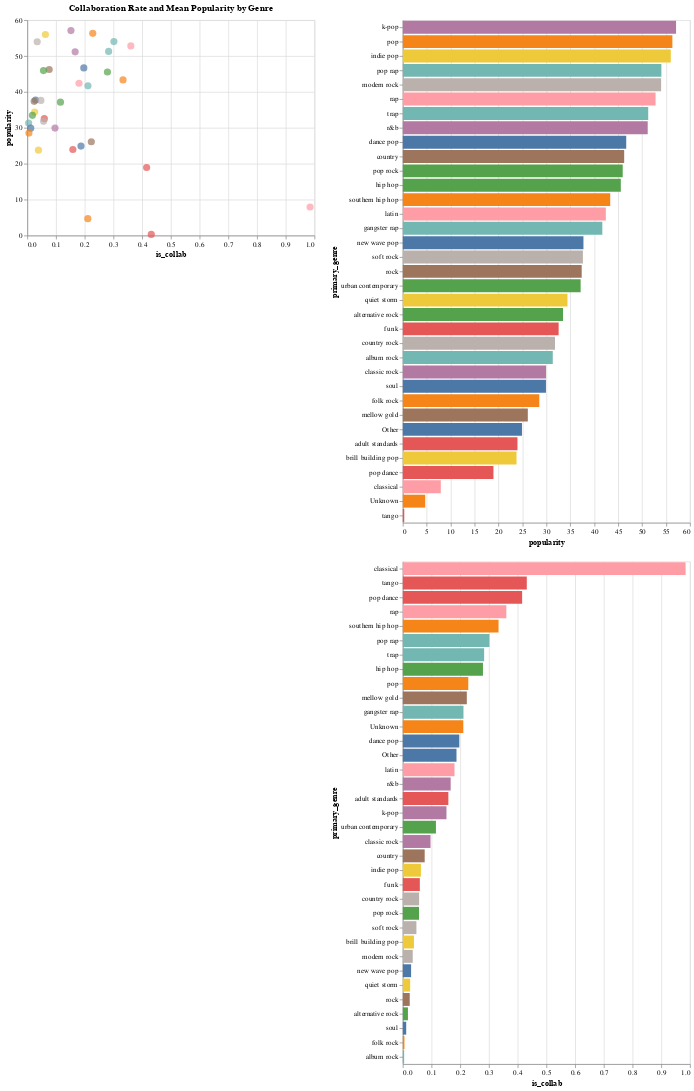

The code cell stored with this chart in its notebook:
### Code cell
# Load into a chart
chart_scatter = alt.Chart(collabs, title='Collaboration Rate and Mean Popularity by Genre')
chart_bar = alt.Chart(collabs)

brush = alt.selection_interval(encodings=['x', 'y'])  # selection of type "interval"

# Interactive Scatter Plot
# Dots are filled in, variables are mapped accordingly to x, y, size, color, and tooltip
scatter = chart_scatter.mark_point(filled=True, size = 100).encode( 
    x='is_collab',
    y='popularity',
    color=alt.Color('primary_genre', legend=None),
    tooltip=['is_collab', 'popularity', 'primary_genre']
).add_selection(
    brush
)

# Linked Bar Chart for popularity
bar_pop = chart_bar.mark_bar().encode(
    y= alt.Y('primary_genre:N', sort='-x'),
    x='popularity:Q', 
    color = 'primary_genre'
).transform_filter(brush)

# Linked Bar Chart for collab rate
bar_collab = chart_bar.mark_bar().encode(
    y= alt.Y('primary_genre:N', sort='-x'),
    x='is_collab:Q', 
    color = 'primary_genre'
).transform_filter(brush)

scatter | bar_pop & bar_collab

### Figure 1 — Vega-Lite specification as saved in the notebook (floating-point values rounded to 4 significant figures)
{"config": {"view": {"continuousWidth": 400, "continuousHeight": 300}}, "hconcat": [{"mark": {"type": "point", "filled": true, "size": 100}, "encoding": {"color": {"type": "nominal", "field": "primary_genre", "legend": null}, "tooltip": [{"type": "quantitative", "field": "is_collab"}, {"type": "quantitative", "field": "popularity"}, {"type": "nominal", "field": "primary_genre"}], "x": {"type": "quantitative", "field": "is_collab"}, "y": {"type": "quantitative", "field": "popularity"}}, "selection": {"selector032": {"type": "interval", "encodings": ["x", "y"]}}, "title": "Collaboration Rate and Mean Popularity by Genre"}, {"vconcat": [{"mark": "bar", "encoding": {"color": {"type": "nominal", "field": "primary_genre"}, "x": {"type": "quantitative", "field": "popularity"}, "y": {"type": "nominal", "field": "primary_genre", "sort": "-x"}}, "transform": [{"filter": {"selection": "selector032"}}]}, {"mark": "bar", "encoding": {"color": {"type": "nominal", "field": "primary_genre"}, "x": {"type": "quantitative", "field": "is_collab"}, "y": {"type": "nominal", "field": "primary_genre", "sort": "-x"}}, "transform": [{"filter": {"selection": "selector032"}}]}]}], "data": {"name": "data-c957f59b26fc35e196b84c1ef8a2e82d"}, "$schema": "https://vega.github.io/schema/vega-lite/v4.8.1.json", "datasets": {"data-c957f59b26fc35e196b84c1ef8a2e82d": [{"primary_genre": "k-pop", "is_collab": 0.152, "popularity": 57.09}, {"primary_genre": "pop", "is_collab": 0.228, "popularity": 56.32}, {"primary_genre": "indie pop", "is_collab": 0.06309, "popularity": 55.99}, {"primary_genre": "pop rap", "is_collab": 0.3016, "popularity": 54.02}, {"primary_genre": "modern rock", "is_collab": 0.03453, "popularity": 53.97}, {"primary_genre": "rap", "is_collab": 0.3605, "popularity": 52.8}, {"primary_genre": "trap", "is_collab": 0.2832, "popularity": 51.27}, {"primary_genre": "r&b", "is_collab": 0.1667, "popularity": 51.17}, {"primary_genre": "dance pop", "is_collab": 0.1968, "popularity": 46.68}, {"primary_genre": "country", "is_collab": 0.07621, "popularity": 46.25}, {"primary_genre": "pop rock", "is_collab": 0.05652, "popularity": 45.94}, {"primary_genre": "hip hop", "is_collab": 0.2791, "popularity": 45.55}, {"primary_genre": "southern hip hop", "is_collab": 0.3333, "popularity": 43.33}, {"primary_genre": "latin", "is_collab": 0.18, "popularity": 42.42}, {"primary_genre": "gangster rap", "is_collab": 0.2113, "popularity": 41.68}, {"primary_genre": "new wave pop", "is_collab": 0.02889, "popularity": 37.74}, {"primary_genre": "soft rock", "is_collab": 0.04736, "popularity": 37.62}, {"primary_genre": "rock", "is_collab": 0.02414, "popularity": 37.37}, {"primary_genre": "urban contemporary", "is_collab": 0.1154, "popularity": 37.15}, {"primary_genre": "quiet storm", "is_collab": 0.02564, "popularity": 34.4}, {"primary_genre": "alternative rock", "is_collab": 0.01787, "popularity": 33.47}, {"primary_genre": "funk", "is_collab": 0.05932, "popularity": 32.56}, {"primary_genre": "country rock", "is_collab": 0.05685, "popularity": 31.8}, {"primary_genre": "album rock", "is_collab": 0.004739, "popularity": 31.33}, {"primary_genre": "classic rock", "is_collab": 0.09651, "popularity": 29.93}, {"primary_genre": "soul", "is_collab": 0.01189, "popularity": 29.91}, {"primary_genre": "folk rock", "is_collab": 0.005701, "popularity": 28.52}, {"primary_genre": "mellow gold", "is_collab": 0.2229, "popularity": 26.12}, {"primary_genre": "Other", "is_collab": 0.187, "popularity": 24.9}, {"primary_genre": "adult standards", "is_collab": 0.1586, "popularity": 23.96}, {"primary_genre": "brill building pop", "is_collab": 0.03878, "popularity": 23.76}, {"primary_genre": "pop dance", "is_collab": 0.4155, "popularity": 18.94}, {"primary_genre": "classical", "is_collab": 0.9847, "popularity": 7.942}, {"primary_genre": "Unknown", "is_collab": 0.2107, "popularity": 4.684}, {"primary_genre": "tango", "is_collab": 0.4317, "popularity": 0.3096}]}}
